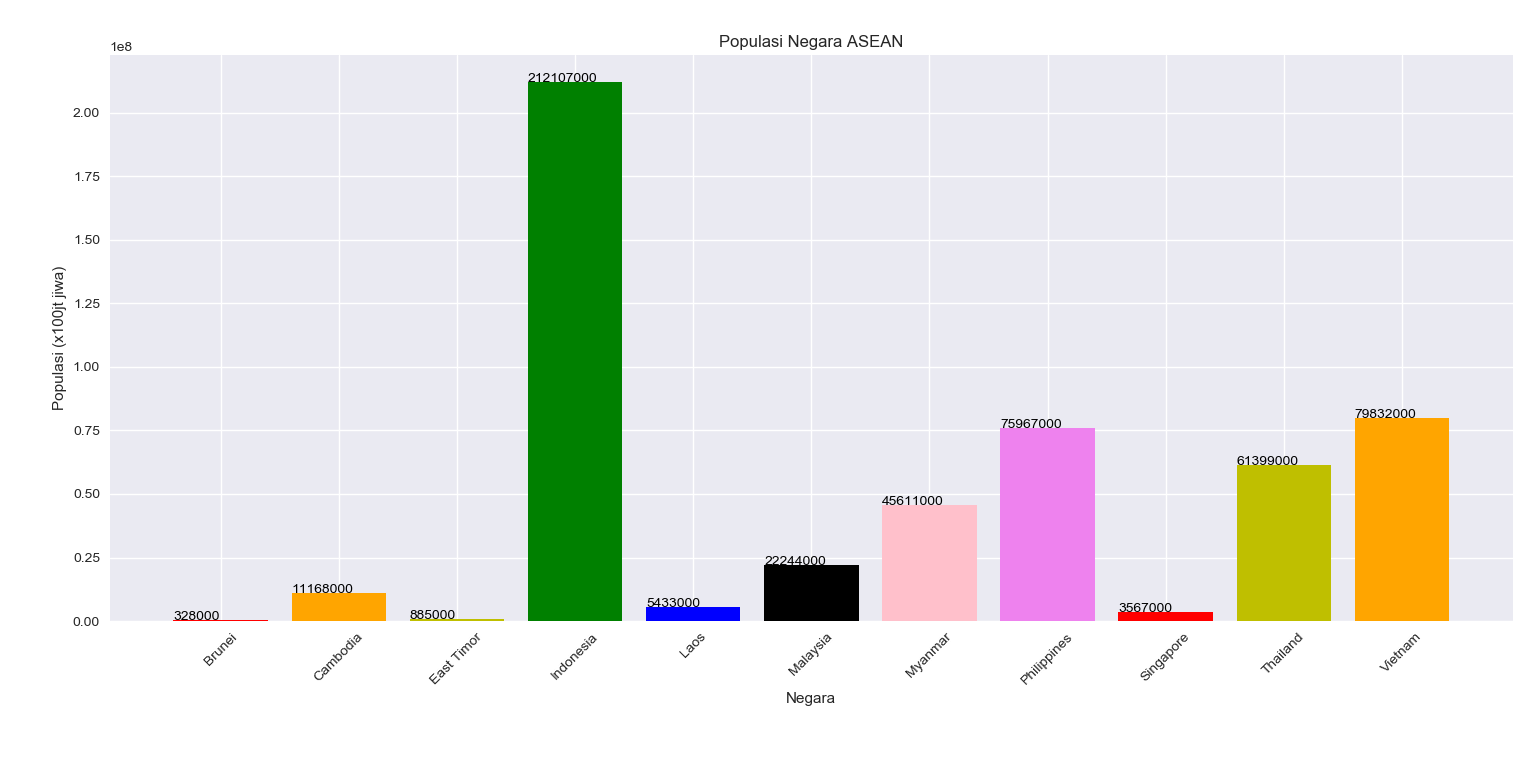

The script that drew this image:
import mysql.connector
import pandas as pd
import matplotlib.pyplot as plt
import numpy as np

# connect to mysql
mydb = mysql.connector.connect(
    host = 'localhost',
    user = 'Matthew',
    password = 'Matthew1998',
    database = 'world'
)

# read the data
df = pd.read_sql('select country.Name, country.Population from country where country.Region = "Southeast Asia" order by Name asc', con = mydb)
print(df)

# give out various colors
warna = ['r', 'orange', 'y', 'g', 'b', 'k', 'pink', 'violet', 'r', 'y', 'orange']
plt.style.use('seaborn')

plt.figure('Ini grafik nomor 1', figsize=(10, 5))
plt.subplot(111) 

# plot the bar graph
plt.bar(df.Name, df.Population, color=warna)
plt.title('Populasi Negara ASEAN')
plt.xlabel('Negara')
plt.ylabel('Populasi (x100jt jiwa)')
plt.xticks(rotation = 45)
plt.grid(True)
plt.tight_layout()

for i, j in enumerate(df.Population):
    plt.text(i-.4, j, str(j), color='k')

plt.show()
